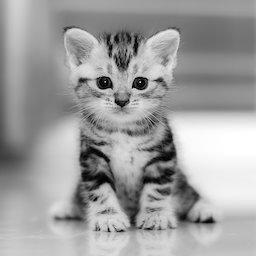
#> input picture Aula 7/kitten.jpg, 256 x 256 px
$ jupyter execute Aula_07.ipynb
#> lines starting #> are read from the running program, lines starting #| are printed output that depends on the picture
[cell 1]
import numpy as np
from PIL import Image
import matplotlib.pyplot as plt
from scipy.signal import convolve2d

[cell 2]
img = Image.open('kitten.jpg')
#> img is the input picture: PIL image 256x256 L; min 0, max 255, mean 159.3
img_array = np.array(img)

plt.imshow(img_array, cmap='gray')

[cell 3]
img_array

[cell 4]
## Adiciona ruido na imagem:
def sp_noise(image,prob):
    '''
    Add salt and pepper noise to image
    prob: Probability of the noise
    '''
#> called with prob = 0.01
    output = np.zeros(image.shape,np.uint8)
    thres = 1 - prob
    for i in range(image.shape[0]):
        for j in range(image.shape[1]):
            rdn = np.random.random()
            if rdn < prob:
                output[i][j] = 0
            elif rdn > thres:
                output[i][j] = 255
            else:
                output[i][j] = image[i][j]
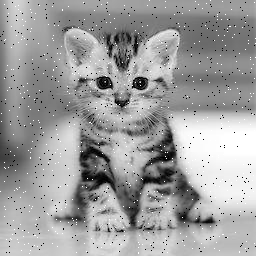
#> output: shape (256, 256); min 0, max 255, mean 158.6
    return output

img_sp = sp_noise(img_array, prob=0.01)
plt.imshow(img_sp, cmap='gray')

[cell 5]
## Filtro de blur:
filter_size = 3
blur_filter = np.full((filter_size,filter_size), 1.0/(filter_size**2))

## Usa o filtro atravez de convolução

img_blur = convolve2d(img_sp, blur_filter)
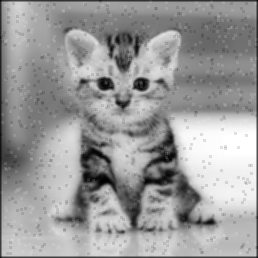
#> img_blur: shape (258, 258) float64; min 3.89, max 255, mean 156.1; drawn with min black and max white
plt.imshow(img_blur, cmap='gray')

[cell 6]
# Filtro de detecção de Borda:
#   serve para identificar onde os objetos começam e terminam (ou seja, objeto a ser observado)
#   regiões não homogêneas -> borda
#   regiões homogêneas -> interno


# aquele -8 (no centro) -> verifica a diferença entre o centro e o restante da imagem
# filtro de LaPlace

filtro_borda = np.array([
    [1, 1, 1],
    [1, -8, 1],
    [1, 1, 1]
])

img_borda = convolve2d(img_array, filtro_borda)
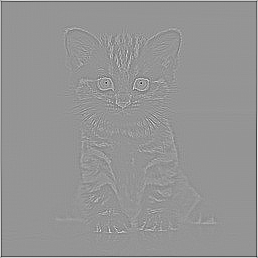
#> img_borda: shape (258, 258) int64; min -1342, max 955, mean 0; drawn with min black and max white
plt.imshow(img_borda, cmap='gray')

[cell 7]
# criando filtro que detecta bordas horizontais


filtro_borda = np.array([
    [3, 3, 3],
    [-6, -6, -6],
    [3, 3, 3]
])

img_borda = convolve2d(img_array, filtro_borda)
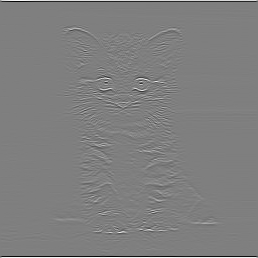
#> img_borda: shape (258, 258) int64; min -1965, max 1968, mean 0; drawn with min black and max white
plt.imshow(img_borda, cmap='gray')

[cell 8]
img2 = Image.open('bloco.jpg')
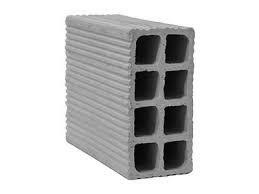
#> input picture Aula 7/bloco.jpg, 259 x 194 px
#> img2 is the input picture: PIL image 259x194 L; min 0, max 255, mean 204.2
img_array2 = np.array(img2)

plt.imshow(img_array2, cmap='gray')

[cell 9]
# bordas verticais

filtro_borda = np.array([
    [1, -2, 1],
    [1, -2, 1],
    [1, -2, 1]
])

img_borda2 = convolve2d(img_array2, filtro_borda)
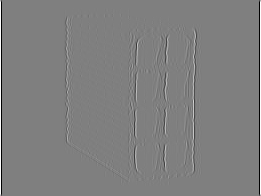
#> img_borda2: shape (196, 261) int64; min -765, max 765, mean 0; drawn with min black and max white
plt.imshow(img_borda2, cmap='gray')

[cell 10]
# bordas horizontais

filtro_borda = np.array([
    [3, 3, 3],
    [-6, -6, -6],
    [3, 3, 3]
])

img_borda2 = convolve2d(img_array2, filtro_borda)
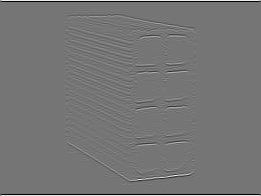
#> img_borda2: shape (196, 261) int64; min -2295, max 2670, mean 0; drawn with min black and max white
plt.imshow(img_borda2, cmap='gray')
